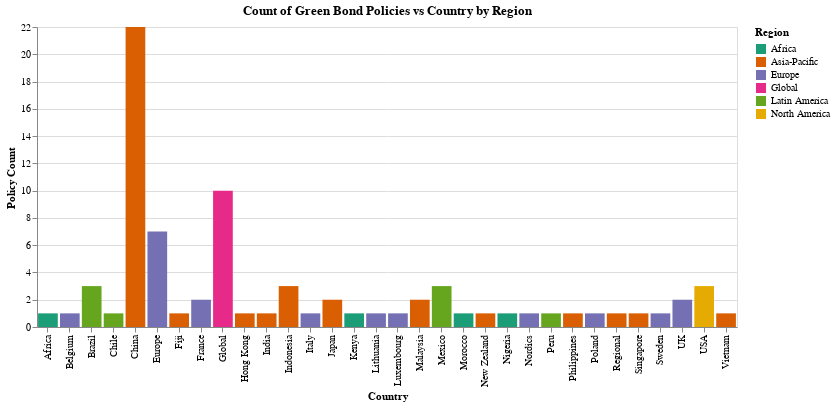

Here is the notebook cell this chart was saved with:
### Markdown cell above
#### Test Data Visualization

### Code cell
# Tests policies_vs_country visualization
policies_vs_country(gb_test)

### Figure 1 — Vega-Lite specification as saved in the notebook (floating-point values rounded to 4 significant figures)
{"config": {"view": {"continuousWidth": 300, "continuousHeight": 300}}, "data": {"name": "data-b11b41ae7d38038e5fc456d2f32cad41"}, "mark": {"type": "bar"}, "encoding": {"color": {"field": "Region", "scale": {"scheme": "dark2"}, "type": "nominal"}, "x": {"field": "Country", "type": "nominal"}, "y": {"field": "Policy Count", "type": "quantitative"}}, "params": [{"name": "param_2", "select": {"type": "point", "fields": ["Region"]}, "bind": {"input": "select", "options": ["Global", "Asia-Pacific", "Africa", "Europe", "Latin America", "North America"], "name": "Select Region "}}], "title": "Count of Green Bond Policies vs Country by Region", "transform": [{"filter": {"param": "param_2"}}], "width": 700, "$schema": "https://vega.github.io/schema/vega-lite/v5.15.1.json", "datasets": {"data-b11b41ae7d38038e5fc456d2f32cad41": [{"Country": "Africa", "CBID": 1, "Areas": 1, "PolicyType": 1, "Policy Count": 1, "Region": "Africa", "Actor ": 1, "ActorType": 1, "Date": 1, "Description": 1, "Links": 1}, {"Country": "Belgium", "CBID": 1, "Areas": 1, "PolicyType": 1, "Policy Count": 1, "Region": "Europe", "Actor ": 1, "ActorType": 1, "Date": 1, "Description": 1, "Links": 1}, {"Country": "Brazil", "CBID": 3, "Areas": 3, "PolicyType": 3, "Policy Count": 3, "Region": "Latin America", "Actor ": 3, "ActorType": 3, "Date": 3, "Description": 3, "Links": 3}, {"Country": "Chile", "CBID": 1, "Areas": 1, "PolicyType": 1, "Policy Count": 1, "Region": "Latin America", "Actor ": 1, "ActorType": 1, "Date": 1, "Description": 1, "Links": 1}, {"Country": "China", "CBID": 22, "Areas": 22, "PolicyType": 22, "Policy Count": 22, "Region": "Asia-Pacific", "Actor ": 22, "ActorType": 22, "Date": 22, "Description": 21, "Links": 22}, {"Country": "Europe", "CBID": 7, "Areas": 7, "PolicyType": 7, "Policy Count": 7, "Region": "Europe", "Actor ": 7, "ActorType": 7, "Date": 7, "Description": 7, "Links": 7}, {"Country": "Fiji", "CBID": 1, "Areas": 1, "PolicyType": 1, "Policy Count": 1, "Region": "Asia-Pacific", "Actor ": 1, "ActorType": 1, "Date": 1, "Description": 1, "Links": 1}, {"Country": "France", "CBID": 2, "Areas": 2, "PolicyType": 2, "Policy Count": 2, "Region": "Europe", "Actor ": 2, "ActorType": 2, "Date": 2, "Description": 2, "Links": 2}, {"Country": "Global", "CBID": 10, "Areas": 10, "PolicyType": 10, "Policy Count": 10, "Region": "Global", "Actor ": 10, "ActorType": 10, "Date": 10, "Description": 10, "Links": 10}, {"Country": "Hong Kong", "CBID": 1, "Areas": 1, "PolicyType": 1, "Policy Count": 1, "Region": "Asia-Pacific", "Actor ": 1, "ActorType": 1, "Date": 1, "Description": 1, "Links": 1}, {"Country": "India", "CBID": 1, "Areas": 1, "PolicyType": 1, "Policy Count": 1, "Region": "Asia-Pacific", "Actor ": 1, "ActorType": 1, "Date": 1, "Description": 1, "Links": 1}, {"Country": "Indonesia", "CBID": 3, "Areas": 3, "PolicyType": 3, "Policy Count": 3, "Region": "Asia-Pacific", "Actor ": 3, "ActorType": 3, "Date": 3, "Description": 3, "Links": 3}, {"Country": "Italy", "CBID": 1, "Areas": 1, "PolicyType": 1, "Policy Count": 1, "Region": "Europe", "Actor ": 1, "ActorType": 1, "Date": 1, "Description": 1, "Links": 1}, {"Country": "Japan", "CBID": 2, "Areas": 2, "PolicyType": 2, "Policy Count": 2, "Region": "Asia-Pacific", "Actor ": 2, "ActorType": 2, "Date": 2, "Description": 2, "Links": 2}, {"Country": "Kenya", "CBID": 1, "Areas": 1, "PolicyType": 1, "Policy Count": 1, "Region": "Africa", "Actor ": 1, "ActorType": 1, "Date": 1, "Description": 1, "Links": 1}, {"Country": "Lithuania", "CBID": 1, "Areas": 1, "PolicyType": 1, "Policy Count": 1, "Region": "Europe", "Actor ": 1, "ActorType": 1, "Date": 1, "Description": 1, "Links": 1}, {"Country": "Luxembourg", "CBID": 1, "Areas": 1, "PolicyType": 1, "Policy Count": 1, "Region": "Europe", "Actor ": 1, "ActorType": 1, "Date": 1, "Description": 1, "Links": 1}, {"Country": "Malaysia", "CBID": 2, "Areas": 2, "PolicyType": 2, "Policy Count": 2, "Region": "Asia-Pacific", "Actor ": 2, "ActorType": 2, "Date": 2, "Description": 2, "Links": 2}, {"Country": "Mexico", "CBID": 3, "Areas": 3, "PolicyType": 3, "Policy Count": 3, "Region": "Latin America", "Actor ": 3, "ActorType": 3, "Date": 3, "Description": 3, "Links": 3}, {"Country": "Morocco", "CBID": 1, "Areas": 1, "PolicyType": 1, "Policy Count": 1, "Region": "Africa", "Actor ": 1, "ActorType": 1, "Date": 1, "Description": 1, "Links": 1}, {"Country": "New Zealand", "CBID": 1, "Areas": 1, "PolicyType": 1, "Policy Count": 1, "Region": "Asia-Pacific", "Actor ": 1, "ActorType": 1, "Date": 1, "Description": 1, "Links": 1}, {"Country": "Nigeria", "CBID": 1, "Areas": 1, "PolicyType": 1, "Policy Count": 1, "Region": "Africa", "Actor ": 1, "ActorType": 1, "Date": 1, "Description": 1, "Links": 1}, {"Country": "Nordics", "CBID": 1, "Areas": 1, "PolicyType": 1, "Policy Count": 1, "Region": "Europe", "Actor ": 1, "ActorType": 1, "Date": 1, "Description": 1, "Links": 1}, {"Country": "Peru", "CBID": 1, "Areas": 1, "PolicyType": 1, "Policy Count": 1, "Region": "Latin America", "Actor ": 1, "ActorType": 1, "Date": 1, "Description": 1, "Links": 1}, {"Country": "Philippines", "CBID": 1, "Areas": 1, "PolicyType": 1, "Policy Count": 1, "Region": "Asia-Pacific", "Actor ": 1, "ActorType": 1, "Date": 1, "Description": 1, "Links": 1}, {"Country": "Poland", "CBID": 1, "Areas": 1, "PolicyType": 1, "Policy Count": 1, "Region": "Europe", "Actor ": 1, "ActorType": 1, "Date": 1, "Description": 1, "Links": 1}, {"Country": "Regional", "CBID": 1, "Areas": 1, "PolicyType": 1, "Policy Count": 1, "Region": "Asia-Pacific", "Actor ": 1, "ActorType": 1, "Date": 1, "Description": 1, "Links": 1}, {"Country": "Singapore", "CBID": 1, "Areas": 1, "PolicyType": 1, "Policy Count": 1, "Region": "Asia-Pacific", "Actor ": 1, "ActorType": 1, "Date": 1, "Description": 1, "Links": 1}, {"Country": "Sweden", "CBID": 1, "Areas": 1, "PolicyType": 1, "Policy Count": 1, "Region": "Europe", "Actor ": 1, "ActorType": 1, "Date": 1, "Description": 1, "Links": 1}, {"Country": "UK", "CBID": 2, "Areas": 2, "PolicyType": 2, "Policy Count": 2, "Region": "Europe", "Actor ": 2, "ActorType": 2, "Date": 2, "Description": 2, "Links": 2}, {"Country": "USA", "CBID": 3, "Areas": 3, "PolicyType": 3, "Policy Count": 3, "Region": "North America", "Actor ": 3, "ActorType": 3, "Date": 3, "Description": 3, "Links": 3}, {"Country": "Vietnam", "CBID": 1, "Areas": 1, "PolicyType": 1, "Policy Count": 1, "Region": "Asia-Pacific", "Actor ": 1, "ActorType": 1, "Date": 1, "Description": 1, "Links": 1}]}}
